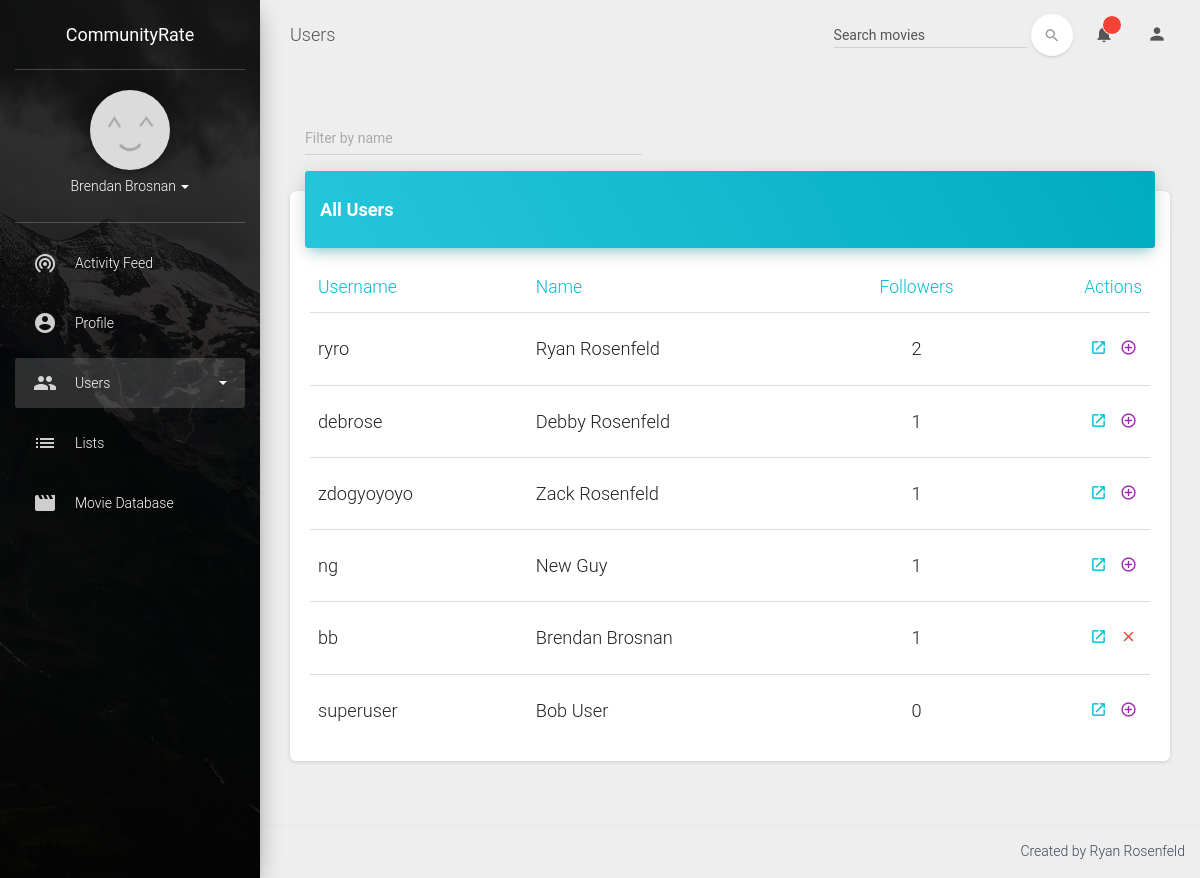
The app's page /users/ (signed in) with its own data.
### general/models.py (models this page shows)
class SiteUser(AbstractUser):
    fb_id = models.CharField(max_length=100, blank=True)
    fav_quote = models.TextField(blank=True)
    about_me = models.TextField(blank=True)
    has_pic = models.BooleanField(default=False)

### users/views.py (the view)
# urls.py: url(r'^users/', user_views.main_view),
def main_view(request, response=None):
    users = []
    following = request.user.follower_set.all()
    followers = request.user.following_set.all()
    all_users = SiteUser.objects.all()
    for user in all_users:
        followers_count = len(user.following_set.all())
        query = following.filter(following=user)
        already_following = (len(query) > 0) | (user == request.user)
        users.append((user, followers_count, already_following))
    users = sorted(users, key=lambda x: x[1], reverse=True)
    title = "Top Users"
    comment = "Find new favorites!"
    return render(request, 'users/main.html', {'num_followers': len(followers),
                                               'num_following': len(following),
                                               'users': users,
                                               'response': response,
                                               'title': title,
                                               'comment': comment,
                                               'page': 'users',
                                               'followers': followers,
                                               'following': following})

### general/context_processors.py (called while the page is built)
def rand_pic_string(request):
    return {'rand_pic_string': '?' + str(randint(0, 100000000))}

### templates/users/main.html (shortened to what this page needs)
{% extends 'base.html' %}
{% load static %}
{% block header %}
    <link href="https://afeld.github.io/emoji-css/emoji.css" rel="stylesheet">
    {% load static %}
    <link href="{% static 'general/css/profile.css' %}" rel="stylesheet">
{% endblock %}
{% block content %}
    <div class="col-md-12">
        <div class="col-md-5">
            <div class="form-group label-floating">
                <label class="control-label">Filter by name</label>
                <input id="filter-users" class="form-control">
            </div>
        </div>
        <div class="card">
            <div class="card-header" data-background-color="blue">
                    <h4 class="title card-header-title">All Users</h4>
            </div>
            <div class="card-content">
                <table class="table">
                    <thead class="text-info">
                        <th>Username</th>
                        <th>Name</th>
                        <th class="text-center">Followers</th>
                        <th class="text-right">Actions</th>
                    </thead>
                    <tbody>
                        {% for u, count, already_following in users %}
                            <tr id="{{ u.first_name|lower }} {{ u.last_name|lower }}">
                                <td>
                                    <h4>{{ u.username }}</h4>
                                </td>
                                <td>
                                    <h4>{{ u.first_name }} {{ u.last_name }}</h4>
                                </td>
                                <td>
                                    <h4 class="text-center" id="fcount-{{ u.username }}">{{ count }}</h4>
                                </td>
                                <td class="td-actions text-right" id="td-actions-{{ u.username }}">
                                    <button type="button" rel="tooltip" title="Visit profile" class="btn btn-info btn-simple" onclick="window.location.href='/profile/{{ u.username }}/'">
                                        <i class="material-icons">launch</i>
                                    </button>
                                    {% if already_following %}
                                        <button type="button" id="fbtn-{{ u.username }}" rel="tooltip" title="Unfollow" class="btn btn-danger btn-simple ufbtn">
                                            <i class="material-icons">clear</i>
                                        </button>
                                    {% else %}
                                        <button type="button" id="fbtn-{{ u.username }}" rel="tooltip" title="Follow" class="btn btn-primary btn-simple fbtn">
                                            <i class="material-icons">add_circle_outline</i>
                                        </button>
                                    {% endif %}
                                </td>
                            </tr>
                        {% endfor %}
                    </tbody>
                </table>
            </div>
        </div>
    </div>
{% endblock %}

### templates/base.html (shortened to what this page needs)
<!doctype html>
<html lang="en">
<head>
    {% load static %}
    <link href="https://maxcdn.bootstrapcdn.com/bootstrap/3.3.7/css/bootstrap.min.css" rel="stylesheet" />
    <link href="{% static 'material-dash/assets/css/material-dashboard.css' %}" rel="stylesheet"/>
    <link href="http://maxcdn.bootstrapcdn.com/font-awesome/latest/css/font-awesome.min.css" rel="stylesheet">
    <link href="{% static 'general/css/style.css' %}" rel="stylesheet">
    {% block header %}
    {% endblock %}
</head>
<body>
	<div class="wrapper">
	    <div class="sidebar" data-active-color="purple" data-background-color="black" data-image="{% static 'material-dash/assets/img/sidebar-1.jpg' %}">
			<div class="logo">
				<a href="/" class="simple-text">
					CommunityRate
				</a>
			</div>
	    	<div class="sidebar-wrapper">
                <div class="user">
                    <div class="photo">
                        {% if request.user.has_pic %}
                            <img src="{% with 'general/img/prof_pics/'|add:request.user.username|add:'.jpg'|add:rand_pic_string as img %}{% static img %}{% endwith %}">
                        {% else %}
                            <img src="{% static 'material-dash/assets/img/placeholder.jpg' %}">
                        {% endif %}
                    </div>
                    <div class="info">
                        <a data-toggle="collapse" href="#collapseExample" class="collapsed">
                            {{ request.user.get_full_name }}
                            <b class="caret"></b>
                        </a>
                    </div>
                </div>
	            <ul class="nav">
	                <li {% if page == 'activity_feed' %}class="active"{% endif %}>
	                    <a href="/">
	                        <i class="material-icons">wifi_tethering</i>
	                        <p>Activity Feed</p>
	                    </a>
	                </li>
                    <li {% if page == 'profile' %}class="active"{% endif %}>
                        <a href="/profile/">
                            <i class="material-icons">account_circle</i>
                            <p>Profile</p>
                        </a>
                    </li>
                    <li {% if page == 'users' or page == 'relationships' %}class="active"{% endif %}>
                        <a data-toggle="collapse" href="#users">
                            <i class="material-icons">people</i>
                            <p>Users
                                <b class="caret"></b>
                            </p>
                        </a>
                    </li>
                    <li {% if page == 'lists' %}class="active"{% endif %}>
                        <a href="/lists/">
                            <i class="material-icons">list</i>
                            <p>Lists</p>
                        </a>
                    </li>
                    <li {% if page == 'movies' %}class="active"{% endif %}>
                        <a href="/movies/">
                            <i class="material-icons">movie</i>
                            <p>Movie Database</p>
                        </a>
                    </li>
	            </ul>
	    	</div>
		</div>
	    <div class="main-panel">
			<nav class="navbar navbar-transparent navbar-absolute">
				<div class="container-fluid">
					<div class="navbar-header">
                        <a class="navbar-brand" href="#">
                            {% if page == 'activity_feed' %}Activity Feed
                            {% elif page == 'profile' %}Profile
                            {% elif page == 'discover' %}Discover
                            {% elif page == 'users' or page == 'relationships' %}Users
                            {% elif page == 'movies' %}Movies
                            {% endif %}
                        </a>
					</div>
					<div class="collapse navbar-collapse">
						<ul class="nav navbar-nav navbar-right">
							<li class="dropdown">
								  <a href="#" class="dropdown-toggle" data-toggle="dropdown">
										<i class="material-icons">notifications</i>
										<span class="notification">{{ number_notifications }}</span>
								  </a>
							</li>
							<li class="dropdown">
								<a href="#" class="dropdown-toggle" data-toggle="dropdown">
	 							   <i class="material-icons">person</i>
	 						   </a>
							</li>
						</ul>
						<form class="navbar-form navbar-right" role="search" action="/movies/" method="GET">
							<div class="form-group  is-empty">
	                        	<input type="text" class="form-control" name="search" placeholder="Search movies">
							</div>
							<button type="submit" class="btn btn-white btn-round btn-just-icon">
								<i class="material-icons">search</i><div class="ripple-container"></div>
							</button>
	                    </form>
					</div>
				</div>
			</nav>
	        <div class="content">
	            <div class="container-fluid">
	                <div class="row">
                        {% block content %}{% endblock %}
	                </div>
	            </div>
	        </div>
			<footer class="footer">
	            <div class="container-fluid">
	                <p class="pull-right">
	                    Created by Ryan Rosenfeld<br>
                    </p>
	            </div>
	        </footer>
	    </div>
	</div>
</body>
</html>

### static/general/css/style.css (style rules this page uses)
.card-header-title { color: white; font-weight: bold; }

### records on screen
SiteUser: user.get_full_name "Brendan Brosnan", username "bb", first_name "Brendan", last_name "Brosnan", is_active "1"
SiteUser: username "ryro", first_name "Ryan", last_name "Rosenfeld", count "2"
SiteUser: username "debrose", first_name "Debby", last_name "Rosenfeld", is_active "1"
SiteUser: username "zdogyoyoyo", first_name "Zack", last_name "Rosenfeld", is_active "1"
SiteUser: username "ng", first_name "New", last_name "Guy", is_active "1"
SiteUser: username "superuser", first_name "Bob", last_name "User", has_pic "0"
